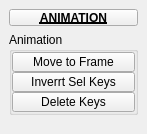
<?xml version="1.0" encoding="UTF-8"?>
<ui version="4.0">
 <class>QtUi</class>
 <widget class="QMainWindow" name="QtUi">
  <property name="enabled">
   <bool>true</bool>
  </property>
  <property name="geometry">
   <rect>
    <x>0</x>
    <y>0</y>
    <width>147</width>
    <height>134</height>
   </rect>
  </property>
  <property name="minimumSize">
   <size>
    <width>0</width>
    <height>0</height>
   </size>
  </property>
  <property name="maximumSize">
   <size>
    <width>999</width>
    <height>999</height>
   </size>
  </property>
  <property name="windowTitle">
   <string>Toolkit</string>
  </property>
  <property name="tabShape">
   <enum>QTabWidget::Triangular</enum>
  </property>
  <property name="dockNestingEnabled">
   <bool>true</bool>
  </property>
  <property name="dockOptions">
   <set>QMainWindow::AllowNestedDocks|QMainWindow::AllowTabbedDocks|QMainWindow::AnimatedDocks|QMainWindow::ForceTabbedDocks</set>
  </property>
  <widget class="QWidget" name="mainWindow">
   <layout class="QVBoxLayout" name="verticalLayout_2">
    <item>
     <widget class="PushButtonDraggable" name="draggable_header">
      <property name="minimumSize">
       <size>
        <width>19</width>
        <height>17</height>
       </size>
      </property>
      <property name="maximumSize">
       <size>
        <width>999</width>
        <height>17</height>
       </size>
      </property>
      <property name="font">
       <font>
        <weight>75</weight>
        <bold>true</bold>
        <underline>true</underline>
       </font>
      </property>
      <property name="text">
       <string>ANIMATION</string>
      </property>
      <property name="checkable">
       <bool>true</bool>
      </property>
     </widget>
    </item>
    <item>
     <layout class="QVBoxLayout" name="verticalLayout">
      <property name="spacing">
       <number>0</number>
      </property>
      <item>
       <widget class="QGroupBox" name="face">
        <property name="minimumSize">
         <size>
          <width>125</width>
          <height>0</height>
         </size>
        </property>
        <property name="maximumSize">
         <size>
          <width>999</width>
          <height>999</height>
         </size>
        </property>
        <property name="baseSize">
         <size>
          <width>0</width>
          <height>0</height>
         </size>
        </property>
        <property name="title">
         <string>Animation</string>
        </property>
        <layout class="QVBoxLayout" name="verticalLayout_6">
         <property name="spacing">
          <number>0</number>
         </property>
         <property name="leftMargin">
          <number>0</number>
         </property>
         <property name="topMargin">
          <number>0</number>
         </property>
         <property name="rightMargin">
          <number>0</number>
         </property>
         <property name="bottomMargin">
          <number>0</number>
         </property>
         <item>
          <widget class="PushButton" name="tb000">
           <property name="minimumSize">
            <size>
             <width>0</width>
             <height>20</height>
            </size>
           </property>
           <property name="maximumSize">
            <size>
             <width>999</width>
             <height>20</height>
            </size>
           </property>
           <property name="toolTip">
            <string>&lt;html&gt;&lt;head/&gt;&lt;body&gt;&lt;p&gt;Set the current frame on the timeslider.&lt;/p&gt;&lt;/body&gt;&lt;/html&gt;</string>
           </property>
           <property name="text">
            <string>Move to Frame</string>
           </property>
           <property name="checkable">
            <bool>true</bool>
           </property>
          </widget>
         </item>
         <item>
          <widget class="PushButton" name="tb001">
           <property name="minimumSize">
            <size>
             <width>0</width>
             <height>20</height>
            </size>
           </property>
           <property name="maximumSize">
            <size>
             <width>999</width>
             <height>20</height>
            </size>
           </property>
           <property name="toolTip">
            <string>&lt;html&gt;&lt;head/&gt;&lt;body&gt;&lt;p&gt;Duplicate any selected keyframes and paste them inverted at the given time.&lt;/p&gt;&lt;/body&gt;&lt;/html&gt;</string>
           </property>
           <property name="text">
            <string>Inverrt Sel Keys</string>
           </property>
           <property name="checkable">
            <bool>true</bool>
           </property>
          </widget>
         </item>
         <item>
          <widget class="QPushButton" name="b000">
           <property name="enabled">
            <bool>true</bool>
           </property>
           <property name="minimumSize">
            <size>
             <width>0</width>
             <height>20</height>
            </size>
           </property>
           <property name="maximumSize">
            <size>
             <width>999</width>
             <height>20</height>
            </size>
           </property>
           <property name="toolTip">
            <string>Delete keys for the currently selected object(s).</string>
           </property>
           <property name="text">
            <string>Delete Keys</string>
           </property>
           <property name="iconSize">
            <size>
             <width>18</width>
             <height>18</height>
            </size>
           </property>
          </widget>
         </item>
        </layout>
       </widget>
      </item>
      <item>
       <spacer name="verticalSpacer">
        <property name="orientation">
         <enum>Qt::Vertical</enum>
        </property>
        <property name="sizeHint" stdset="0">
         <size>
          <width>20</width>
          <height>40</height>
         </size>
        </property>
       </spacer>
      </item>
     </layout>
    </item>
   </layout>
  </widget>
 </widget>
 <customwidgets>
  <customwidget>
   <class>PushButtonDraggable</class>
   <extends>QPushButton</extends>
   <header>widgets.pushbuttondraggable.h</header>
  </customwidget>
  <customwidget>
   <class>PushButton</class>
   <extends>QPushButton</extends>
   <header>widgets.pushbutton.h</header>
  </customwidget>
 </customwidgets>
 <resources/>
 <connections/>
 <designerdata>
  <property name="gridDeltaX">
   <number>5</number>
  </property>
  <property name="gridDeltaY">
   <number>10</number>
  </property>
  <property name="gridSnapX">
   <bool>true</bool>
  </property>
  <property name="gridSnapY">
   <bool>true</bool>
  </property>
  <property name="gridVisible">
   <bool>true</bool>
  </property>
 </designerdata>
</ui>
